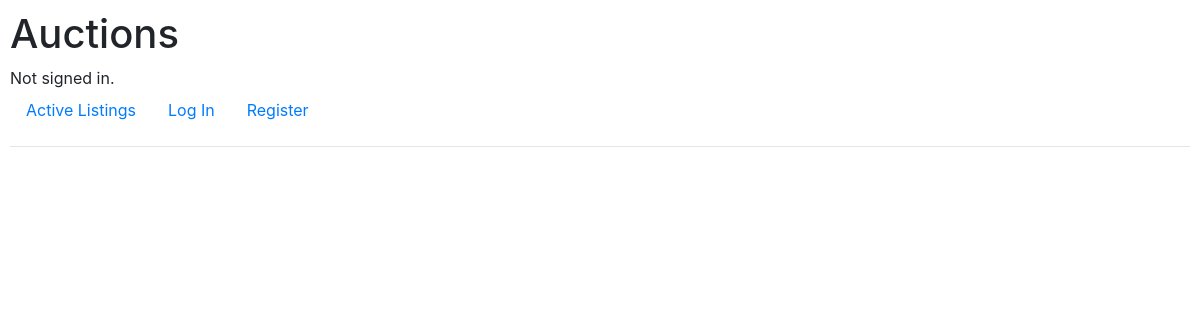
The page /CLOTHE/listing_category on the database as committed earlier.
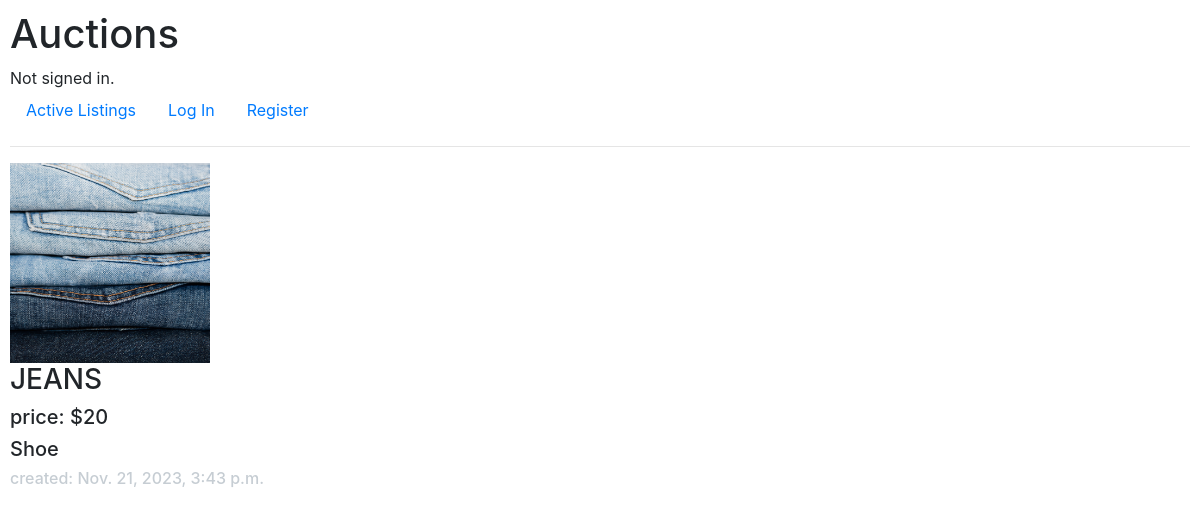
The same page on the database as committed later.
### auctions/models.py (models this page shows)
class Auction_list(models.Model):
    category_choices=(('CLOTHE','Clothe'),('SHOE','Shoe'),('BOOK','Book'),('BAGE','Bag'),('CAR','Car'),('NONE',None),)
    user=models.ForeignKey(settings.AUTH_USER_MODEL,on_delete=models.CASCADE)
    item_name=models.CharField(max_length=200)
    price = models.CharField(max_length=200)
    date_created = models.DateTimeField(auto_now_add=True)
    amount = models.CharField(max_length=200, blank=True, null=True)
    image =models.ImageField(upload_to='auction/images', blank=True , default=None)
    category = models.CharField (choices=category_choices,default=None, max_length=200, blank=True, null=True)
    is_active=models.BooleanField(default=True, null=True)

### auctions/views.py (the view)
# urls.py: path("<str:category>/listing_category", views.listing_category, name="listing_category"),
def listing_category(request,category):
    auction_items=Auction_list.objects.filter(category=category)
    return render(request,'auctions/listing_category.html',{'category':auction_items})

### auctions/templates/auctions/listing_category.html
{% extends 'auctions/layout.html' %}
{% block body %}
{% for item in category %}
<div class="img-div">
    {% if item.image %}
    <a href="{% url 'listing_page' item.id %}"> <img  src="{{ item.image.url }}" alt="" width="200" height="200"> </a>
    {% else %}
     <a href="{% url 'listing_page' item.id %}"> <img  src="" alt="" width="200" height="200"> </a>
     {% endif %}
</div>
<div class="detail-div">
    <h3>{{item.item_name}} </h3>
    <h5>price: ${{ item.price}} </h5>
    <h5>Shoe {{cat.amount}}</h5>
    <h6 id="date">created: {{item.date_created}}</h6>
</div>
{% endfor %}
{% endblock %}

### auctions/templates/auctions/layout.html (shortened to what this page needs)
{% load static %}
<!DOCTYPE html>
<html lang="en">
    <head>
        <link rel="stylesheet" href="https://stackpath.bootstrapcdn.com/bootstrap/4.4.1/css/bootstrap.min.css">
        <link href="{% static 'auctions/styles.css' %}" rel="stylesheet">
    </head>
    <body>
        <h1>Auctions</h1>
        <div>
            {% if user.is_authenticated %}
                Signed in as <strong>{{ user.username }}</strong>.
            {% else %}
                Not signed in.
            {% endif %}
        </div>
        <ul class="nav">
            <li class="nav-item">
                <a class="nav-link" href="{% url 'index' %}">Active Listings</a>
            </li>
            {% if user.is_authenticated %}
                <li class="nav-item">
                    <a class="nav-link" href="{% url 'logout' %}">Log Out</a>
                </li>
                <li class="nav-item">
                    <a href="{% url 'watchlist' %}" class="notification nav-link">
                        <span>  Watchlist</span>
                        <span class="badge">{{watch_count}}</span>
                      </a>
                </li>
                <li class="nav-item">
                    <a class="nav-link" href="{% url 'list_form' %}">create listing</a>
                </li>
                <li class="nav-item">
                    <a class="nav-link" href="{% url 'category' %}">category</a>
                </li>
            {% else %}
                <li class="nav-item">
                    <a class="nav-link" href="{% url 'login' %}">Log In</a>
                </li>
                <li class="nav-item">
                    <a class="nav-link" href="{% url 'register' %}">Register</a>
                </li>
            {% endif %}
        </ul>
        <hr>
        {% block body %}
        {% endblock %}
    </body>
</html>

### auctions/static/auctions/styles.css (style rules this page uses)
body { padding: 10px; }

### auctions/templates/auctions/layout.html (style rules this page uses)
#date { color: rgb(198, 205, 211); }

Rows that differ between the two databases and show on the page:
added Auction_list: image (picture), item_name "JEANS", price "20", date_created "Nov. 21, 2023, 3:43 p.m."
